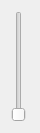
<?xml version="1.0" encoding="UTF-8"?>
<ui version="4.0">
 <class>volSliderWidget</class>
 <widget class="QWidget" name="volSliderWidget">
  <property name="geometry">
   <rect>
    <x>0</x>
    <y>0</y>
    <width>40</width>
    <height>133</height>
   </rect>
  </property>
  <property name="windowTitle">
   <string>Form</string>
  </property>
  <layout class="QVBoxLayout" name="verticalLayout">
   <item>
    <widget class="QSlider" name="verticalSlider">
     <property name="orientation">
      <enum>Qt::Vertical</enum>
     </property>
    </widget>
   </item>
  </layout>
 </widget>
 <resources/>
 <connections/>
</ui>
